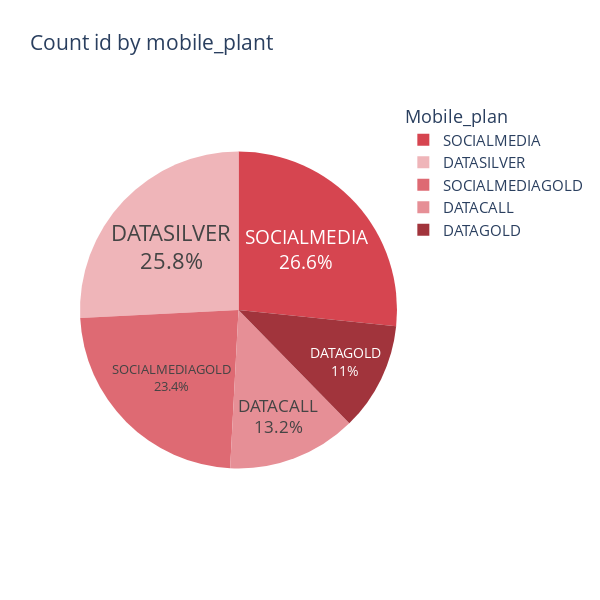

This figure's notebook cell:
### Code cell
fig = go.Figure()
fig.update_layout(
    width=800,
    height=800,
    font_size=15
)

age_purchase_data = data_mobile_plan_user.groupby('mobile_plan')['accept'].sum().sort_values()

# Define the color scale
norm = plt.Normalize(vmin=age_purchase_data.min(), vmax=age_purchase_data.max())
colors = plt.cm.Purples(norm(age_purchase_data.values))

# Create the pie chart
fig.add_trace(go.Pie(
    labels=age_purchase_data.index,
    values=age_purchase_data,
    marker=dict(colors=[ '#A1343C','#E68F96', '#DE6A73','#EFB5B9','#D64550']),
    textinfo='label+percent',
    textposition='inside',
    textfont_size=25,
    insidetextorientation='horizontal',
    hoverinfo='label+percent+value',
))

# Add title
fig.update_layout(title="Count id by mobile_plant", legend_title="Mobile_plan", height=600, width=600)

fig.show()

### Figure 1 — Plotly figure (JSON) as saved in the notebook; plotly's stock layout.template omitted (floating-point values rounded to 4 significant figures)
{"data": [{"hoverinfo": "label+percent+value", "insidetextorientation": "horizontal", "labels": ["DATAGOLD", "DATACALL", "SOCIALMEDIAGOLD", "DATASILVER", "SOCIALMEDIA"], "marker": {"colors": ["#A1343C", "#E68F96", "#DE6A73", "#EFB5B9", "#D64550"]}, "textfont": {"size": 25}, "textinfo": "label+percent", "textposition": "inside", "type": "pie", "values": [859, 1024, 1817, 2007, 2072]}], "layout": {"font": {"size": 15}, "height": 600, "legend": {"title": {"text": "Mobile_plan"}}, "title": {"text": "Count id by mobile_plant"}, "width": 600}}
